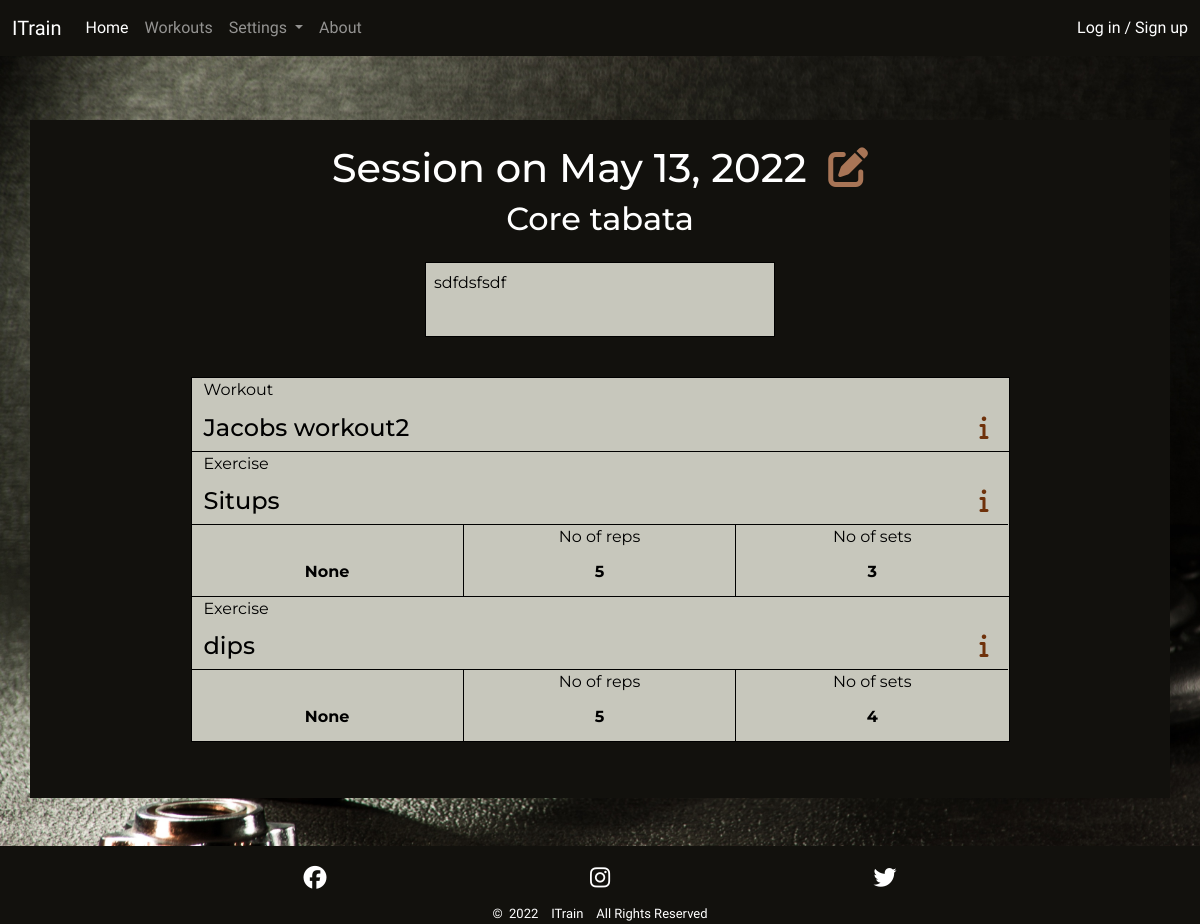
The page /session/2/ on the database as committed earlier.
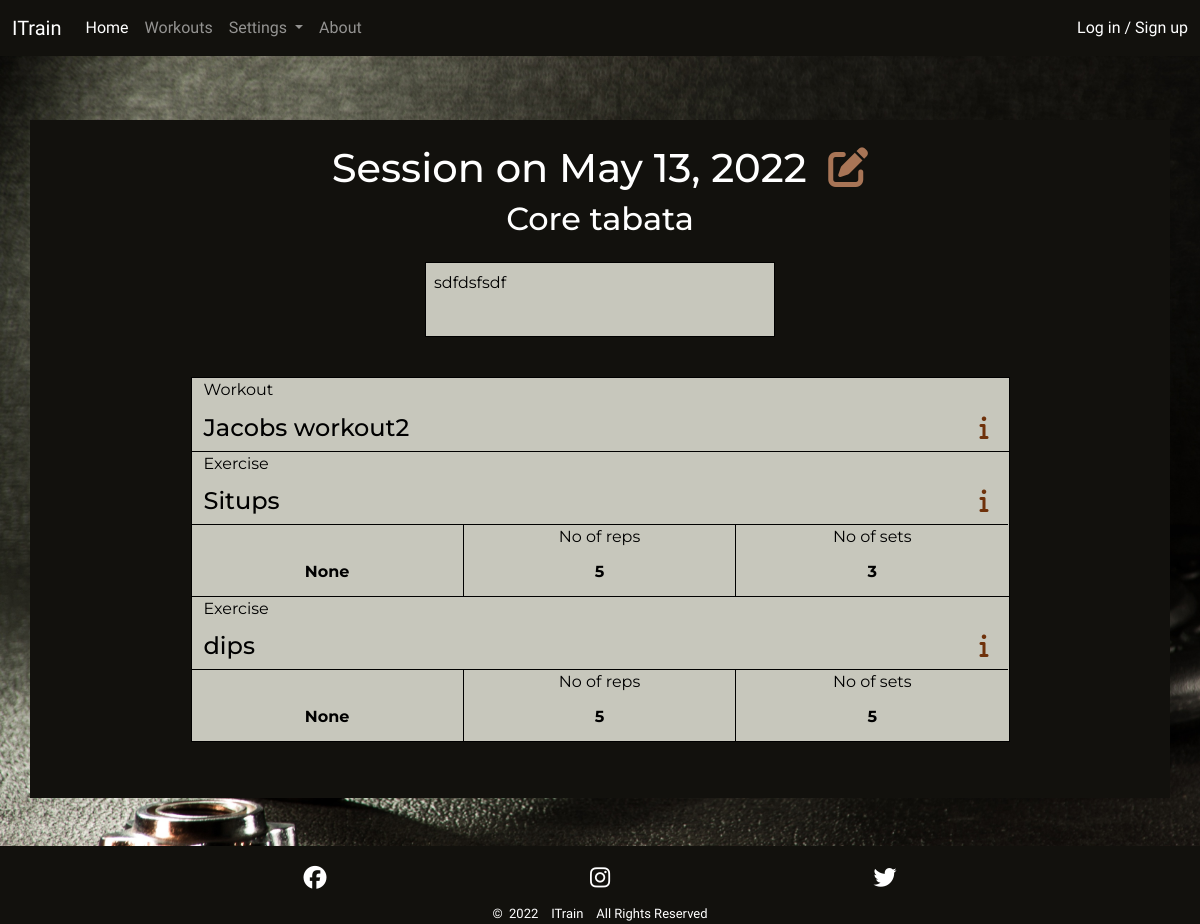
The same page on the database as committed later.
### main/models.py (models this page shows)
class Collection(models.Model):
    workout = models.ForeignKey(Workout, null=False, blank=False,
                                on_delete=models.CASCADE,
                                related_name='collections')
    exercise = models.ForeignKey(Exercise, on_delete=models.CASCADE,
                                 related_name='collections')
    value = models.DecimalField(max_digits=3, decimal_places=1, blank=True,
                                null=True)
    reps = models.DecimalField(max_digits=3, decimal_places=1, null=True,
                               blank=True)
    reps_unit = models.ForeignKey(RepsUnit, null=True, blank=True,
                                  on_delete=models.SET_DEFAULT,
                                  default=get_default_reps_unit)
    sets = models.PositiveIntegerField(validators=[MaxValueValidator(100)],
                                       null=True, blank=True)
    def get_reps_trunc_zero(self):
        if self.reps % 1 == 0:
            self.reps = int(self.reps)
        return self.reps

### setup/models.py (models this page shows, shortened)
class Exercise(models.Model):
    name = models.CharField(max_length=30, unique=True, null=False,
                            blank=False)
    unit = models.ForeignKey(ExerciseUnit, null=False, blank=False,
                             on_delete=models.SET_DEFAULT, default=get_default_exercise_unit)
    description = models.TextField(max_length=200, blank=True)
    class Meta:
        ordering = ['name']

class RepsUnit(models.Model):
    name = models.CharField(max_length=5, unique=True, null=False, blank=False)
    class Meta:
        ordering = ['name']

### main/views.py (the view)
# urls.py: path('session/<int:session_id>/', session_view, name='session'),
def session_view(request, session_id):
    session = get_object_or_404(Session, id=session_id)
    context = {
        'session': session,
    }
    return render(request, 'main/session.html', context)

### main/templates/main/session.html (shortened to what this page needs)
{% extends 'base.html' %}
{% load static %}
{% block content %}
<div class="jumbotron container p1 p-sm-2 mt-md-3">
    <div class="jumbotron-head justify-content-center text-center mt-3">
        <h1>Session on {{ session.date }}&nbsp;
            <a class="med-light-clr" href="{% url 'edit_session' session.id %}">
                <i class="fa-solid fa-edit"></i></a>
        </h1>
        <h2 class="mb-4">{{ session.name }}</h2>
        {% if session.comment != '' %}
        <div class="session-comment dark-clr">
            <p class="start p-2">{{ session.comment }}</p>
        </div>
        {% endif %}
    </div>
    <div class="container-md content-list-container p-sm-4 mt-3 gy-4 dark-clr">
        {% for workout in session.workout.all %}
        <div class="row session-workout content-list row-cols-1">
            <div class="col grid-col1">
                <p>Workout</p>
            </div>
            <div class="col grid-col2">
                <h4 class="mb-0">{{ workout.name }}
                    {% if workout.description != '' %}
                    <a class="med-dark-clr end me-2" data-bs-toggle="collapse"
                        href="#collapseSessionWorkout{{ workout.id }}" aria-expanded="false"
                        aria-controls="collapseSessionWorkout{{ workout.id }}"><i class="fa-solid fa-info"></i></a>
                    {% endif %}
                </h4>
            </div>
            {% for collection in workout.collections.all %}
            <div class="col grid-col1">
                <p>Exercise</p>
            </div>
            <div class="col grid-col3">
                <h4>{{ collection.exercise.name }}
                    {% if collection.exercise.description != '' %}
                    <a class="med-dark-clr end me-2" data-bs-toggle="collapse"
                        href="#collapseSessionExercise{{ collection.exercise.id }}" aria-expanded="false"
                        aria-controls="collapseSessionExercise{{ collection.exercise.id }}"><i
                            class="fa-solid fa-info"></i></a>
                    {% endif %}
                </h4>
                <div class="row text-center">
                    <div class="col-4 grid-col31">
                    </div>
                    <div class="col-4 grid-col31">
                        No of {{ collection.reps_unit.name }}
                    </div>
                    <div class="col-4 grid-col31">
                        No of sets
                    </div>
                </div>
                <div class="row text-center">
                    <div class="col-4 grid-col32">
                        {{ collection.value }}
                    </div>
                    <div class="col-4 grid-col32">
                        {{ collection.get_reps_trunc_zero }}
                    </div>
                    <div class="col-4 grid-col32">
                        {{ collection.sets }}
                    </div>
                </div>
            </div>
            {% endfor %}
        </div>
        {% endfor %}
    </div>
</div>
{% endblock %}

Rows that differ between the two databases and show on the page:
changed Collection "dips": sets "4" → "5"
